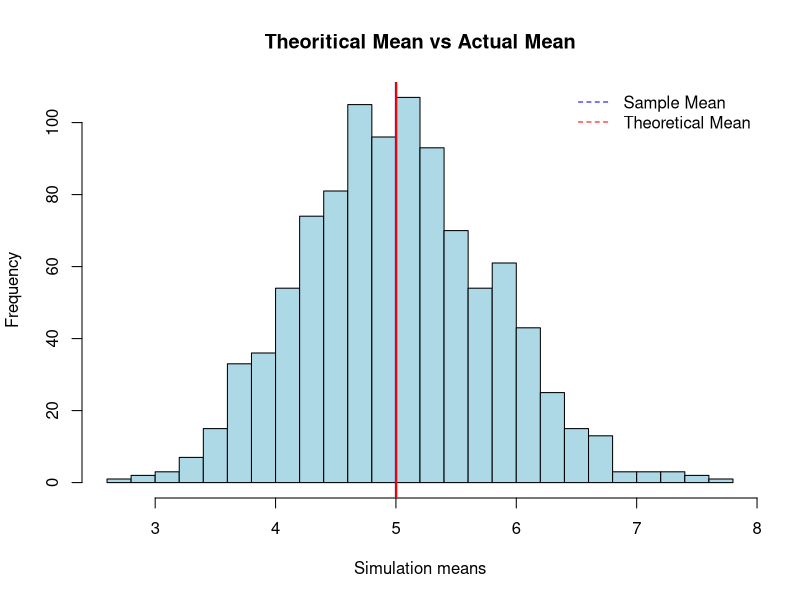
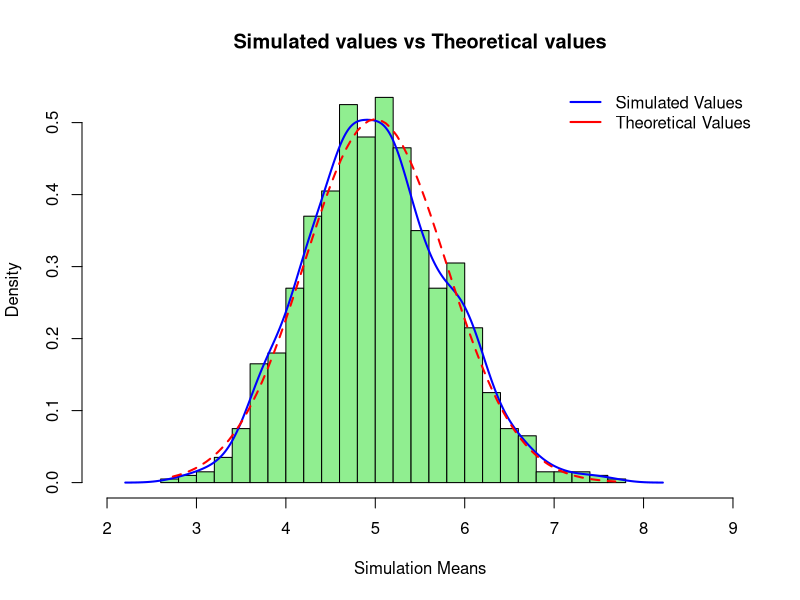
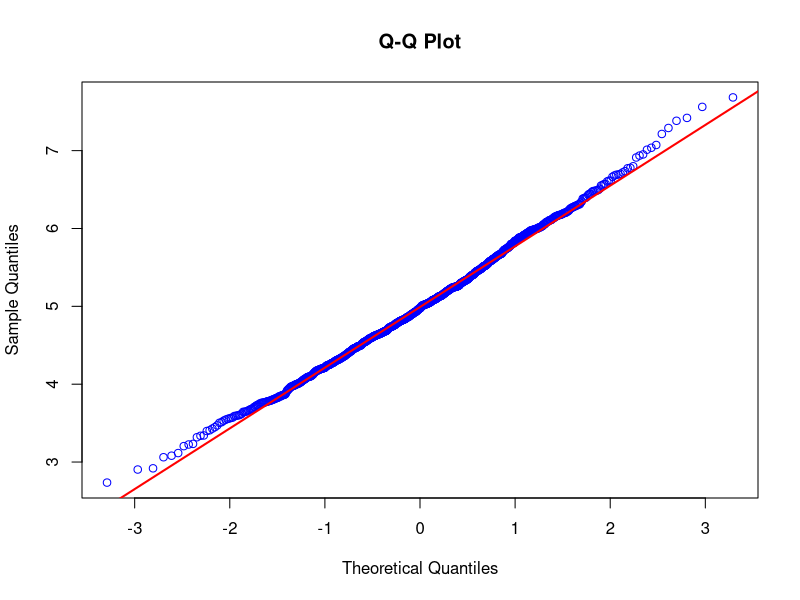

The R source for these figures, in order:
library(ggplot2)
library(knitr)
#knitr::opts_chunk$set(echo=TRUE, fig.path='part1/', fig.width=10, fig.height=6, cache=TRUE)
set.seed(13411)

lambda <- .2
num_exponential <- 40
num_of_simulations <- 1000


simulation_exp <- replicate(num_of_simulations, rexp(num_exponential, lambda))
mean_exponential <- apply(simulation_exp, 2, mean)

#Plot 1
#Theoritical mean vs Actual mean

mean_sample <- mean(mean_exponential)
mean_sample

mean_theory <- 1 / lambda
mean_theory


hist(mean_exponential, col="light blue", main = "Theoritical Mean vs Actual Mean", breaks=30, xlab = "Simulation means")
abline(v=mean_theory, lwd=2, col="blue")
abline(v=mean(mean_sample), lwd=2, col="red")
legend('topright', c("Sample Mean", "Theoretical Mean"), 
       bty = "n",       
       lty = c(2,2), 
       col = c(col = "blue", col = "red"))


## Compare sample Standard Deviation vs Theoretical Standard Deviation

theoretical_deviation <- round((1/lambda) / sqrt(num_exponential), 4)
theoretical_deviation

sample_standard_deviation <- round(sd(mean_exponential), 4)
sample_standard_deviation

## Compare sample Variance vs Theoretical variance

theoretical_variance = (1/lambda)^2/num_exponential
theoretical_variance

sample_variance = var(mean_exponential)
sample_variance

hist(mean_exponential, prob=TRUE, col="light green", main="Simulated values vs Theoretical values", breaks=30, xlim=c(2,9), xlab = "Simulation Means")
lines(density(mean_exponential), lwd=2, col="blue")

x <- seq(min(mean_exponential), max(mean_exponential), length=2*num_exponential)
y <- dnorm(x, mean=1/lambda, sd=sqrt(((1/lambda)/sqrt(num_exponential))^2))
lines(x, y, col="red", lwd=2, lty = 2)

legend('topright', c("Simulated Values", "Theoretical Values"), 
       bty = "n", lwd = c(2,2), col = c("blue", "red"))


qqnorm(mean_exponential,main ="Q-Q Plot", col = "blue")
qqline(mean_exponential, col = "red", lwd = 2)


